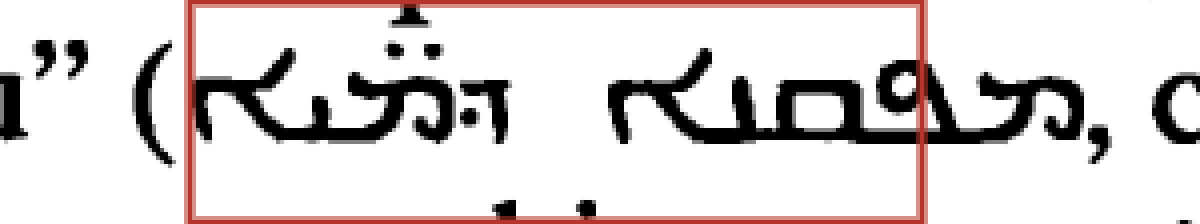
#> input picture spec-chirho/metropoliluya-chirho/syriac-v3-p0151-l010-s3-context-crop-2026-06-04-chirho.png, 1200 x 224 px
$ python -i compare_font_chirho.py   (imports and definitions only)
#> lines starting #> are read from the running program, lines starting #| are printed output that depends on the picture
#> further down, picture is the input picture: PIL image 1200x224 P; mean R, G, B 219.1, 212.9, 212.4
### src-chirho/compose_synthetic_hebrew_v2_chirho.py
#!/usr/bin/env python3
# For God so loved the world that he gave his only begotten Son,
# that whoever believes in him should not perish but have eternal life. John 3:16

"""
Compose synthetic Hebrew word images from the human-annotated v3 glyph library
(workspace-chirho/bitmap-font-v3-chirho/U+XXXX/*.png).

Pipeline per synthesized word:
  1. Sample a WLC word from spec-chirho/wlc-chirho.sqlite.
  2. Strip nikkud + sin/shin dot — we have no annotations for those, so the
     synthesized image is consonants-only Hebrew (still unambiguously
     "Hebrew script" for classifier purposes).
  3. Skip the word if any consonant is missing from the glyph library.
  4. For each consonant (text reversed for left-to-right pixel layout, since
     Hebrew is RTL), sample a glyph variant at random.
  5. Normalize all glyph heights to a consistent baseline. Letters sit on the
     baseline, with consistent baseline-line.
  6. Lay out left-to-right with random per-gap spacing. With probability
     `--glue-prob` per adjacent pair, the gap is reduced to a small negative
     (overlap) — matching the touching-letter patterns seen in real scans.
  7. Add scan-like degradation: paper tint, ink darkness jitter, light
     gaussian noise + blur, slight rotation.
  8. Save and insert a row into training_pairs_chirho with
     source='synthetic-hebrew-real-glyphs-chirho'.

Run:
    workspace-chirho/classifier-venv-chirho/bin/python3 \\
        src-chirho/compose_synthetic_hebrew_v2_chirho.py --count=1000
"""

import argparse
import os
import random
import sqlite3
import sys
from pathlib import Path
from collections import defaultdict

from PIL import Image, ImageFilter
import numpy as np

PROJECT_ROOT_CHIRHO = Path(__file__).resolve().parent.parent
WLC_DB_CHIRHO = PROJECT_ROOT_CHIRHO / "spec-chirho" / "wlc-chirho.sqlite"
PROGRESS_DB_CHIRHO = PROJECT_ROOT_CHIRHO / "spec-chirho" / "progress-chirho.sqlite"
GLYPH_DIR_CHIRHO = PROJECT_ROOT_CHIRHO / "workspace-chirho" / "bitmap-font-v3-chirho"
OUT_DIR_CHIRHO = PROJECT_ROOT_CHIRHO / "workspace-chirho" / "synthetic-chirho" / "hebrew-real-glyphs-chirho"

NIKKUD_RANGES_CHIRHO = [(0x0591, 0x05BD), (0x05BF, 0x05C7)]
HEBREW_LETTER_RANGE_CHIRHO = (0x05D0, 0x05EA)

TARGET_HEIGHT_CHIRHO = 40   # Consonant "body" height (topline → baseline).
# ASCENDER/DESCENDER zones default to a guess but are OVERRIDDEN below by the
# empirically measured ratios in hebrew-metrics-chirho.json when present
# (measure_hebrew_metrics_chirho.py: lamed rise ~12% of body, finals/qof
# drop ~38% of body — both control-validated, not guessed).
ASCENDER_H_CHIRHO = 16
DESCENDER_H_CHIRHO = 16
# The corpus measurement (ascenderRiseOverBodyChirho ≈ 0.119) UNDER-read
# lamed's rise: loose word crops + lamed not always the topmost ink in its
# word biased it low. User reviewing real-vs-synth: lamed must rise more
# (~15-20% of body more). Use a perceptual, user-validated fraction for the
# ascender; descender (qof/finals) stays corpus-measured — confirmed good.
ASCENDER_RISE_FRAC_CHIRHO = 0.32

def _load_measured_zones_chirho():
    """Override ASCENDER_H / DESCENDER_H from the corpus-measured metrics."""
    import json as _json_chirho
    metrics_path_chirho = PROJECT_ROOT_CHIRHO / "workspace-chirho" / "models-chirho" / "hebrew-metrics-chirho.json"
    if not metrics_path_chirho.exists():
        return False, None
    try:
        with open(metrics_path_chirho) as f_chirho:
            m_chirho = _json_chirho.load(f_chirho)
        global ASCENDER_H_CHIRHO, DESCENDER_H_CHIRHO
        desc_over_body_chirho = m_chirho.get("descenderDropOverBodyChirho")
        # Ascender from the perceptual constant, NOT the under-reading corpus
        # value (see ASCENDER_RISE_FRAC_CHIRHO note above).
        ASCENDER_H_CHIRHO = max(1, int(round(ASCENDER_RISE_FRAC_CHIRHO * TARGET_HEIGHT_CHIRHO)))
        if desc_over_body_chirho is not None:
            DESCENDER_H_CHIRHO = max(1, int(round(desc_over_body_chirho * TARGET_HEIGHT_CHIRHO)))
        return True, m_chirho
    except Exception:
        return False, None

# Hebrew typographic class per letter. Drives vertical placement of legacy
# tight-cropped glyphs (which lost their absolute y). Recovers the correct
# shape from script knowledge instead of needing sidecar position metadata:
#   - 'ascender'  : letter rises above the common topline (only lamed)
#   - 'short'     : small letter sitting high near the topline (yod)
#   - 'descender' : letter drops below the baseline (final forms + qof)
#   - 'full'      : standard body, topline → baseline (everything else)
LETTER_CLASS_CHIRHO = {
    "ל": "ascender",
    "י": "short",
    "ך": "descender", "ן": "descender", "ף": "descender", "ץ": "descender", "ק": "descender",
}
# yod ink height / full-letter ink height, measured from the v3 glyph
# library (n=10 yod: median ink 17px vs 23px median full-letter ink) —
# data-driven, not guessed. Old 0.55 made yod consistently too small.
SHORT_BODY_FRAC_CHIRHO = 0.74

# Apply the corpus-measured ascender/descender zones at import time.
_MEASURED_OK_CHIRHO, _MEASURED_METRICS_CHIRHO = _load_measured_zones_chirho()
# Pixel gap between adjacent glyphs. Tightened from (-3, 6) after ink-tight
# cropping removed each glyph's horizontal padding: a wide range (and stray
# negatives) made spacing look uneven. Small + all-positive = even rhythm;
# intentional touching is handled separately by the glue-overlap branch.
GAP_RANGE_CHIRHO = (2, 5)
# Per-letter default LEFT side-bearing (extra px immediately to the glyph's
# pixel-left). ח has a strong vertical left stroke that butts straight into
# a vertical-edged neighbour (e.g. ה in משפחה) and reads as merged; one
# default pixel separates them. Within the user's "a pixel or so is fine".
LEFT_BEARING_CHIRHO = {"ח": 1}
# Sideways jitter kept to ~1px: at ~150px word width, 1.2° already shifts
# edges ~3px. 0.5° ≈ ~1px — enough life without looking wobbly.
ROTATION_RANGE_CHIRHO = (-0.5, 0.5)
SCALE_JITTER_RANGE_CHIRHO = (0.92, 1.08)
# Lowered from (0.3, 0.9): high sigma over the flat-fill ink read as a
# bleeding felt-tip. The glyph is itself a scan (carries real edge texture),
# so it needs only a whisper of blur.
BLUR_SIGMA_RANGE_CHIRHO = (0.0, 0.4)
# Higher contrast: paper near-pure white, less speckle (the old 235-250 +
# heavy noise read as a gray canvas; user wants white totally white).
NOISE_STD_RANGE_CHIRHO = (1.0, 4.0)
PAPER_TINT_RANGE_CHIRHO = (250, 255)
PER_GLYPH_PAD_CHIRHO = 3


def strip_nikkud_chirho(text_chirho: str) -> str:
    return "".join(ch_chirho for ch_chirho in text_chirho if not any(a_chirho <= ord(ch_chirho) <= b_chirho for a_chirho, b_chirho in NIKKUD_RANGES_CHIRHO))


def consonants_only_chirho(text_chirho: str) -> str:
    return "".join(ch_chirho for ch_chirho in text_chirho if HEBREW_LETTER_RANGE_CHIRHO[0] <= ord(ch_chirho) <= HEBREW_LETTER_RANGE_CHIRHO[1])


# [378 lines left out: functions load_glyph_library_chirho, sample_wlc_words_chirho, ink_tight_crop_chirho, size_and_anchor_chirho, compose_word_image_chirho, main_chirho, not called in this run]


# [2 lines that do not run on import are left out]

### src-chirho/compare_font_chirho.py
#!/usr/bin/env python3
# For God so loved the world that he gave his only begotten Son,
# that whoever believes in him should not perish but have eternal life. John 3:16

"""
Visual QA: real scanned Hebrew vs our extracted-glyph "consonant simulator".

For N real labeled Hebrew word crops, strip to consonants, compose the SAME
consonantal string from the v3 bitmap-font + measured metrics, and emit a
side-by-side HTML contact sheet so we can eyeball how close our synthetic
font is to the real Barthélemy scan.

Run:
    workspace-chirho/classifier-venv-chirho/bin/python3 \\
        src-chirho/compare_font_chirho.py --count=100
Then open workspace-chirho/font-compare-chirho/compare-chirho.html
"""

import argparse
import base64
import io
import os
import random
import sqlite3
import sys
from pathlib import Path

import numpy as np
from PIL import Image

PROJECT_ROOT_CHIRHO = Path(__file__).resolve().parent.parent
DB_PATH_CHIRHO = PROJECT_ROOT_CHIRHO / "spec-chirho" / "progress-chirho.sqlite"
OUT_DIR_CHIRHO = PROJECT_ROOT_CHIRHO / "workspace-chirho" / "font-compare-chirho"

sys.path.insert(0, str(PROJECT_ROOT_CHIRHO / "src-chirho"))
from compose_synthetic_hebrew_v2_chirho import (  # noqa: E402
    load_glyph_library_chirho,
    compose_word_image_chirho,
    strip_nikkud_chirho,
    consonants_only_chirho,
)
from audit_canonical_recon_chirho import (  # noqa: E402
    load_wlc_validators_chirho,
    skeleton_in_wlc_chirho,
)

FORBIDDEN_CHARS_CHIRHO = set("()[]{}<>" "-–—_/\\|" '"' "'" "‘’“”")


COMPARE_INK_H_CHIRHO = 46  # both real & synth scaled so their ink is this tall


def normalize_ink_height_chirho(img_chirho: Image.Image) -> Image.Image:
    """Scale so the ACTUAL INK is COMPARE_INK_H tall (not the image box), so
    real and synthetic letters are rendered at identical size — otherwise the
    differing padding made one look 15-20% larger and confounded the QA."""
    arr_chirho = np.asarray(img_chirho.convert("L"))
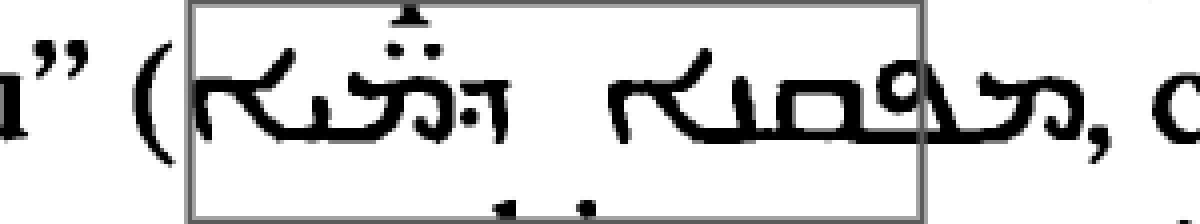
#> arr_chirho: shape (224, 1200); min 0, max 255, mean 214.7
    ys_chirho, xs_chirho = np.where(arr_chirho < 200)
    if ys_chirho.size == 0:
        return img_chirho
    y0_chirho, y1_chirho = int(ys_chirho.min()), int(ys_chirho.max())
#> y0_chirho = 0; y1_chirho = 223
    x0_chirho, x1_chirho = int(xs_chirho.min()), int(xs_chirho.max())
#> x0_chirho = 0; x1_chirho = 1199
    ink_h_chirho = y1_chirho - y0_chirho + 1
#> ink_h_chirho = 224
    scale_chirho = COMPARE_INK_H_CHIRHO / max(1, ink_h_chirho)
#> scale_chirho = 0.205
    cropped_chirho = img_chirho.convert("L").crop(
        (x0_chirho, y0_chirho, x1_chirho + 1, y1_chirho + 1)
    )
    scaled_chirho = cropped_chirho.resize(
        (
            max(1, int(round(cropped_chirho.width * scale_chirho))),
            COMPARE_INK_H_CHIRHO,
        ),
        Image.LANCZOS,
    )
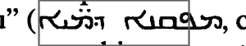
#> scaled_chirho: PIL image 246x46 L; min 0, max 255, mean 214.5
    # Uniform 4px white margin so real & synth share identical framing.
    out_chirho = Image.new(
        "L", (scaled_chirho.width + 8, COMPARE_INK_H_CHIRHO + 8), 255
    )
#> out_chirho: PIL image 254x54 L; every value is 255
    out_chirho.paste(scaled_chirho, (4, 4))
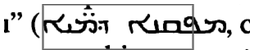
#> out_chirho: PIL image 254x54 L; min 0, max 255, mean 221.6
    return out_chirho


# [124 lines left out: functions img_to_data_uri_chirho, main_chirho, not called in this run]


# [2 lines not run here, left out]

>>> from PIL import Image
>>> picture = Image.open('../spec-chirho/metropoliluya-chirho/syriac-v3-p0151-l010-s3-context-crop-2026-06-04-chirho.png')
>>> result = normalize_ink_height_chirho(picture)
